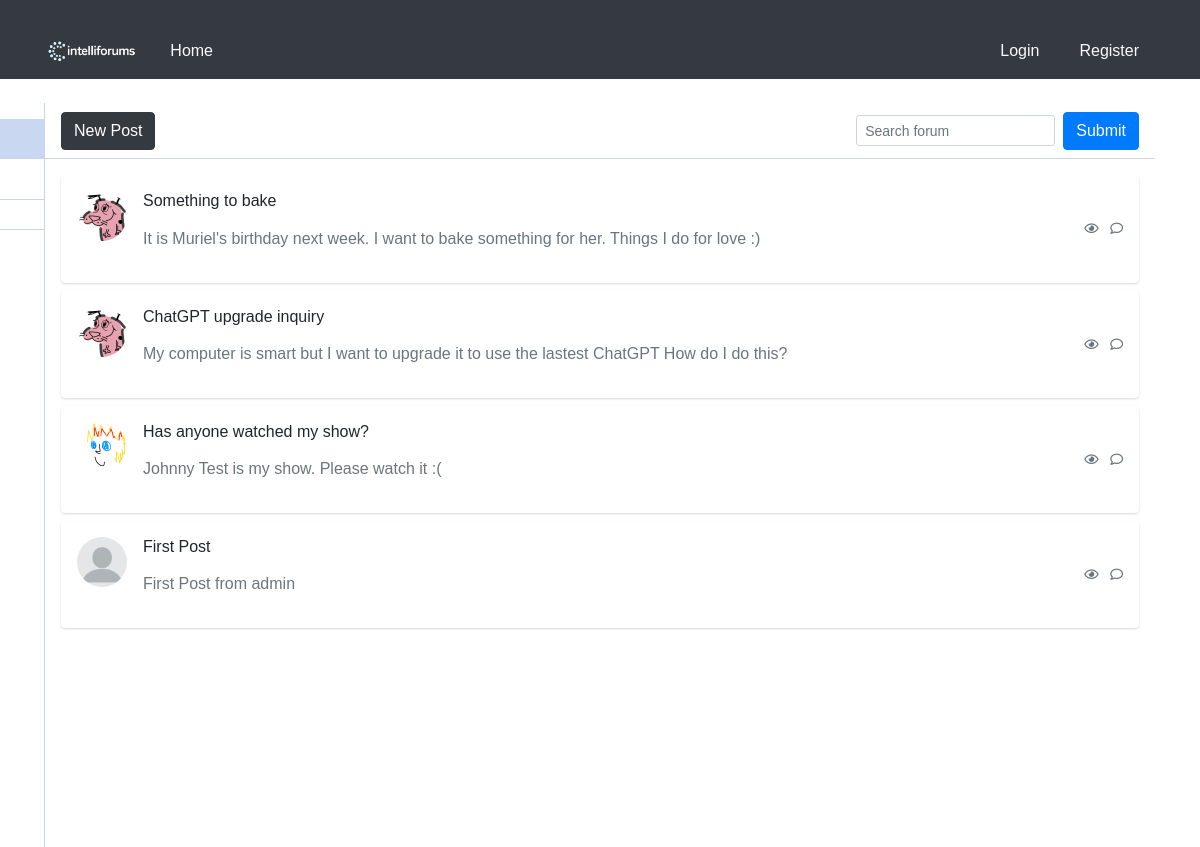
Page /home/0/1/ on the earlier database version.
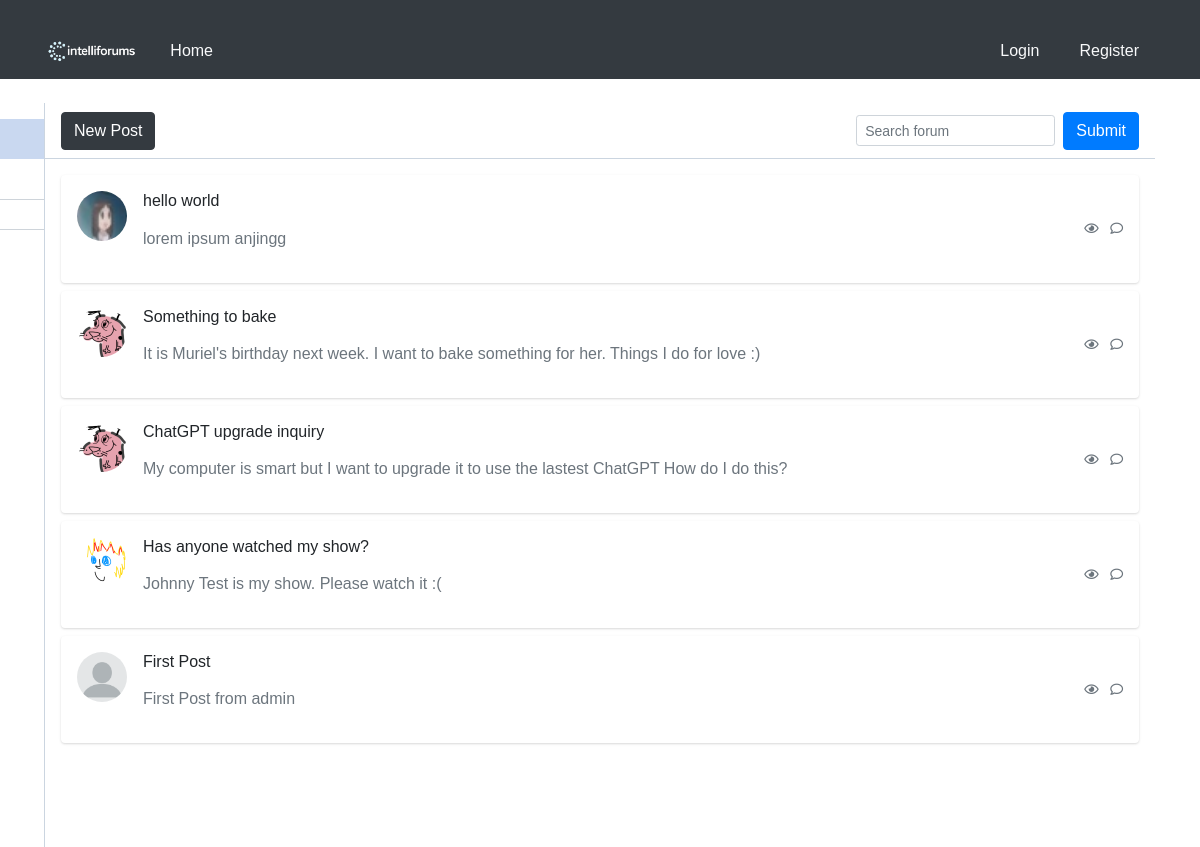
Same page on the later database version.
### blog/models.py (models this page shows)
class UserPost(models.Model):
    post_ref = models.ForeignKey(Post, on_delete=models.CASCADE)
    user_ref = models.ForeignKey(User, on_delete=models.CASCADE)
    is_deleted = models.BooleanField(default=False)

### blog/views.py (the view)
# urls.py: path('home/<int:pk>/<int:page_number>/', views.fetch_posts,name='home'),
@csrf_protect
def fetch_posts(request, pk, page_number):
    posts = []
    if request.method == 'POST':
        form = SearchForm(request.POST)
        if form.is_valid():
            substring = form.cleaned_data['content']
            posts = _get_page_object(
                Paginator(
                    get_filtered_posts(UserPost.objects.select_related('post_ref')
                                       .filter(
                        (Q(post_ref__title__icontains=substring)) |
                        Q(post_ref__content__icontains=substring)) & Q(post_ref__forum_ref__id=pk)& Q(is_deleted=False))
                    if Forum.objects.filter(id=pk).exists()
                    else get_filtered_posts(
                        UserPost.objects.select_related('post_ref')
                        .filter(Q(post_ref__title__icontains=substring) |
                                Q(post_ref__content__icontains=substring) & Q(is_deleted=False))
                    ), 20
                ), page_number
            ).object_list
    else:
        posts = _get_page_object(
            Paginator(
                get_filtered_posts(
                    UserPost.objects.select_related('post_ref').filter(post_ref__forum_ref__id=pk,is_deleted = False)
                )
                if Forum.objects.filter(id=pk).exists()
                else get_filtered_posts(UserPost.objects.select_related('post_ref').filter(is_deleted = False))
                ,20
            ), page_number
        ).object_list
    search_form = SearchForm()
    posts = posts[::-1]
    forums = Forum.objects.all()
    return render(request, 'home.html', {
        'posts' : posts,
        'page_number' : page_number,
        'forum_pk' : pk,
        'search_form' : search_form,
        'user' : request.user,
        'forums' : forums
    })

### blog/forms.py
class SearchForm(forms.Form):
    content = forms.CharField(
        widget=forms.TextInput(
            attrs={
                'class' : 'form-control form-control-sm bg-gray-200 border-gray-200 shadow-none mb-4 mt-4',
                'placeholder' : 'Search forum',
            },
        ),
        label="",
    )

### blog/views.py (called while the page is built)
def get_filtered_posts(_object):
    return _object.values(
        'post_ref__id',
        'post_ref__user_ref__username',
        'post_ref__title',
        'post_ref__content',
        'post_ref__created_at',
        'post_ref__user_ref__picture',
        'id'
    )

def _get_page_object(paginator_object, page_number):
    try:
        page_object = paginator_object.page(page_number)
    except PageNotAnInteger:
        page_object = paginator_object.page(1)
    except EmptyPage:
        page_object = paginator_object.page(paginator_object.num_pages)
    return page_object

### blog/templates/home.html (shortened to what this page needs)
<!DOCTYPE html>
<html lang="en">
<head>
    {% load static %}
    <link rel="stylesheet" href="{% static 'blog/css/global.css' %}">
    <link rel="stylesheet" href="{% static 'blog/css/home.css' %}">
</head>
<body>
{% include 'header.html' %}
<div class="container">
    <div class="main-body p-0">
        <div class="inner-wrapper">
            {% include 'sidebar.html' %}
            <div class="inner-main">
                <div class="inner-main-header">
                    <button type="button" class="btn btn-dark" onclick= "location.href = '{% url 'new_post' forum_pk=forum_pk %}'">New Post</button>
                    <span class="input-icon input-icon-sm ml-auto w-auto">
                        <form action="" method="post" class="d-flex align-items-center">
                            {{ search_form}}
                            <button class="btn btn-primary ml-2" type="submit">Submit</button>
                        </form>
                    </span>
                </div>
                <div class="inner-main-body p-2 p-sm-3 collapse forum-content show">
                    {% for post in posts %}
                        <div class="card mb-2" onclick="window.location.href='{% url 'post_detail' pk=post.id page_number=1 %}'" style="cursor: pointer;">
                            <div class="card-body p-2 p-sm-3">
                                <div class="media forum-item">
                                    <a href="#" data-toggle="collapse" data-target=".forum-content">
                                        <img src="/media/{{ post.post_ref__user_ref__picture }}" class="mr-3 rounded-circle" width="50" height="50" alt="User" />
                                    </a>
                                    <div class="media-body">
                                        <h6>
                                            <p href="#"  class="text-body">{{ post.post_ref__title }}</p>
                                        </h6>
                                        <p class="text-secondary">
                                            {{ post.post_ref__content }}
                                        </p>
                                    </div>
                                    <div class="text-muted small text-center align-self-center">
                                        <span class="d-none d-sm-inline-block">
                                            <i class="far fa-eye"></i>
                                        </span>
                                        <span>
                                            <i class="far fa-comment ml-2"></i>
                                        </span>
                                    </div>
                                </div>
                            </div>
                        </div>
                    {% endfor %}
                </div>
            </div>
        </div>
    </div>
</div>
</body>
</html>

Differences in the rows shown:
added UserPost: shows a picture, post_ref__title "hello world", post_ref__content "lorem ipsum anjingg"
